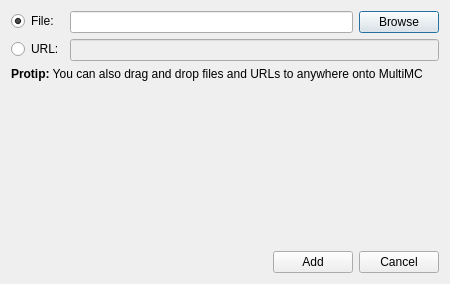
<?xml version="1.0" encoding="UTF-8"?>
<ui version="4.0">
 <class>AddQuickModFileDialog</class>
 <widget class="QDialog" name="AddQuickModFileDialog">
  <property name="geometry">
   <rect>
    <x>0</x>
    <y>0</y>
    <width>450</width>
    <height>284</height>
   </rect>
  </property>
  <property name="minimumSize">
   <size>
    <width>450</width>
    <height>153</height>
   </size>
  </property>
  <property name="windowTitle">
   <string>Dialog</string>
  </property>
  <layout class="QVBoxLayout" name="verticalLayout">
   <item>
    <layout class="QFormLayout" name="formLayout">
     <property name="fieldGrowthPolicy">
      <enum>QFormLayout::AllNonFixedFieldsGrow</enum>
     </property>
     <item row="0" column="0">
      <widget class="QRadioButton" name="fileButton">
       <property name="text">
        <string>File:</string>
       </property>
       <property name="checked">
        <bool>true</bool>
       </property>
      </widget>
     </item>
     <item row="0" column="1">
      <layout class="QHBoxLayout" name="horizontalLayout_3">
       <item>
        <widget class="QLineEdit" name="fileEdit"/>
       </item>
       <item>
        <widget class="QPushButton" name="browseButton">
         <property name="text">
          <string>Browse</string>
         </property>
        </widget>
       </item>
      </layout>
     </item>
     <item row="1" column="0">
      <widget class="QRadioButton" name="urlButton">
       <property name="text">
        <string>URL:</string>
       </property>
      </widget>
     </item>
     <item row="1" column="1">
      <widget class="QLineEdit" name="urlEdit">
       <property name="enabled">
        <bool>false</bool>
       </property>
      </widget>
     </item>
     <item row="2" column="0" colspan="2">
      <widget class="QLabel" name="label_2">
       <property name="text">
        <string>&lt;html&gt;&lt;head/&gt;&lt;body&gt;&lt;p&gt;&lt;span style=&quot; font-weight:600;&quot;&gt;Protip:&lt;/span&gt; You can also drag and drop files and URLs to anywhere onto MultiMC&lt;/p&gt;&lt;/body&gt;&lt;/html&gt;</string>
       </property>
       <property name="wordWrap">
        <bool>true</bool>
       </property>
      </widget>
     </item>
    </layout>
   </item>
   <item>
    <spacer name="verticalSpacer">
     <property name="orientation">
      <enum>Qt::Vertical</enum>
     </property>
     <property name="sizeHint" stdset="0">
      <size>
       <width>20</width>
       <height>40</height>
      </size>
     </property>
    </spacer>
   </item>
   <item>
    <layout class="QHBoxLayout" name="horizontalLayout">
     <item>
      <spacer name="horizontalSpacer">
       <property name="orientation">
        <enum>Qt::Horizontal</enum>
       </property>
       <property name="sizeHint" stdset="0">
        <size>
         <width>40</width>
         <height>20</height>
        </size>
       </property>
      </spacer>
     </item>
     <item>
      <widget class="QPushButton" name="addButton">
       <property name="text">
        <string>Add</string>
       </property>
      </widget>
     </item>
     <item>
      <widget class="QPushButton" name="cancelButton">
       <property name="text">
        <string>Cancel</string>
       </property>
      </widget>
     </item>
    </layout>
   </item>
  </layout>
 </widget>
 <resources/>
 <connections>
  <connection>
   <sender>fileButton</sender>
   <signal>toggled(bool)</signal>
   <receiver>fileEdit</receiver>
   <slot>setEnabled(bool)</slot>
   <hints>
    <hint type="sourcelabel">
     <x>40</x>
     <y>21</y>
    </hint>
    <hint type="destinationlabel">
     <x>108</x>
     <y>19</y>
    </hint>
   </hints>
  </connection>
  <connection>
   <sender>urlButton</sender>
   <signal>toggled(bool)</signal>
   <receiver>urlEdit</receiver>
   <slot>setEnabled(bool)</slot>
   <hints>
    <hint type="sourcelabel">
     <x>43</x>
     <y>50</y>
    </hint>
    <hint type="destinationlabel">
     <x>114</x>
     <y>52</y>
    </hint>
   </hints>
  </connection>
  <connection>
   <sender>fileButton</sender>
   <signal>toggled(bool)</signal>
   <receiver>browseButton</receiver>
   <slot>setEnabled(bool)</slot>
   <hints>
    <hint type="sourcelabel">
     <x>42</x>
     <y>23</y>
    </hint>
    <hint type="destinationlabel">
     <x>394</x>
     <y>21</y>
    </hint>
   </hints>
  </connection>
 </connections>
</ui>
